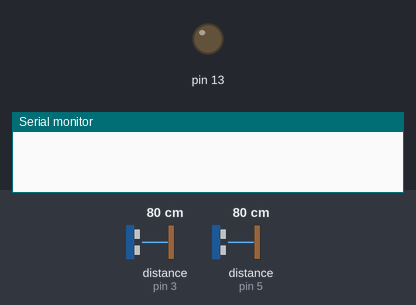
This sketch was run on a simulated Arduino Uno, built with avr-gcc and run on an emulated ATmega328P. On the bench: output pins drawn as LEDs (lit = HIGH), the last lines printed to the serial monitor. Wiring (inferred from the names in the program): 2 × ultrasonic range finder: trigger pin 2, echo pin 3 / trigger pin 4, echo pin 5. The test bench sets the inputs (shaded band); at power-on: distance to the obstacle (sensors on pin 3, pin 5) 80 cm. The echo pulse lasts 58.3 µs per cm; pins used as bus, display or sensor lines are not drawn.

Above: at 0.5 s.
At 3.6 s:
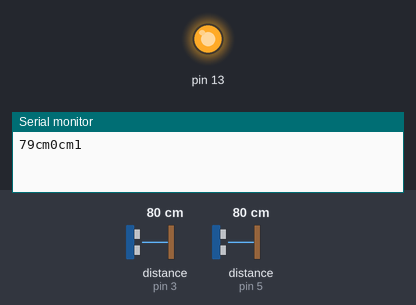
Timing chart, 0 to 14.4 s (numbered marks = the images above):
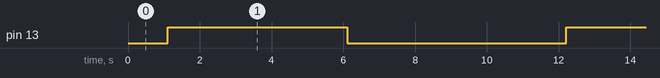

Measured:
- by itself, pin 13: alternates HIGH for 5.0 s and LOW for 6.1 s

The sketch:

sketch_mar03c.ino
```cpp
int trigPin = 4;
int echoPin = 5;
int trigPin1 = 2;
int echoPin1 = 3;
long duration, cm;
long duration1, cm1;
void setup() {
    Serial.begin(9600);
    pinMode(13, OUTPUT);
    pinMode(trigPin, OUTPUT);
  pinMode(echoPin, INPUT);
   pinMode(trigPin1, OUTPUT);
  pinMode(echoPin1, INPUT);
}

void loop() {
  digitalWrite(trigPin, LOW);
  delayMicroseconds(5);
  digitalWrite(trigPin, HIGH);
  delayMicroseconds(10);
  digitalWrite(trigPin, LOW);

  digitalWrite(trigPin1, LOW);
  delayMicroseconds(5);
  digitalWrite(trigPin1, HIGH);
  delayMicroseconds(10);
  digitalWrite(trigPin1, LOW);


 duration = pulseIn(echoPin, HIGH);
  duration1 = pulseIn(echoPin1, HIGH);


  cm = (duration/2) / 29.1;
  cm1 = (duration1/2) / 29.1;
  Serial.print(cm);
  Serial.print("cm");
  Serial.print(cm1);
  Serial.print("cm1");
  Serial.println();
  delay(100);
  if (cm<100)
  {
    digitalWrite(13,HIGH);
    delay(5000);
     digitalWrite(13,LOW);
    delay(5000);
  }

}
```
